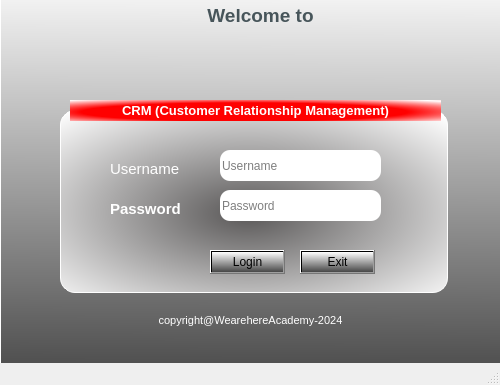
<?xml version="1.0" encoding="UTF-8"?>
<ui version="4.0">
 <class>LoginMainWindow</class>
 <widget class="QMainWindow" name="LoginMainWindow">
  <property name="geometry">
   <rect>
    <x>0</x>
    <y>0</y>
    <width>500</width>
    <height>385</height>
   </rect>
  </property>
  <property name="minimumSize">
   <size>
    <width>500</width>
    <height>385</height>
   </size>
  </property>
  <property name="maximumSize">
   <size>
    <width>500</width>
    <height>385</height>
   </size>
  </property>
  <property name="windowTitle">
   <string>MainWindow</string>
  </property>
  <widget class="QWidget" name="centralwidget">
   <widget class="QFrame" name="frame_login_main">
    <property name="geometry">
     <rect>
      <x>0</x>
      <y>-30</y>
      <width>600</width>
      <height>415</height>
     </rect>
    </property>
    <property name="minimumSize">
     <size>
      <width>600</width>
      <height>415</height>
     </size>
    </property>
    <property name="maximumSize">
     <size>
      <width>600</width>
      <height>415</height>
     </size>
    </property>
    <property name="autoFillBackground">
     <bool>false</bool>
    </property>
    <property name="styleSheet">
     <string notr="true">background-color: qlineargradient(spread:pad, x1:0.489, y1:1, x2:0.494, y2:0, stop:0 rgba(71, 71, 71, 255), stop:1 rgba(255, 255, 255, 255));</string>
    </property>
    <property name="frameShape">
     <enum>QFrame::Panel</enum>
    </property>
    <property name="frameShadow">
     <enum>QFrame::Raised</enum>
    </property>
    <widget class="QLabel" name="werhere_image_label">
     <property name="geometry">
      <rect>
       <x>10</x>
       <y>50</y>
       <width>471</width>
       <height>71</height>
      </rect>
     </property>
     <property name="styleSheet">
      <string notr="true">background-color: rgba(255, 255, 255, 0);</string>
     </property>
     <property name="text">
      <string/>
     </property>
     <property name="pixmap">
      <pixmap>../VsCode_Gitbub/VIT4-Python-Module-Week7/images/werhere_image.png</pixmap>
     </property>
     <property name="scaledContents">
      <bool>true</bool>
     </property>
    </widget>
    <widget class="QTextEdit" name="welkomTextEdit_2">
     <property name="geometry">
      <rect>
       <x>0</x>
       <y>340</y>
       <width>501</width>
       <height>31</height>
      </rect>
     </property>
     <property name="font">
      <font>
       <pointsize>10</pointsize>
       <bold>true</bold>
      </font>
     </property>
     <property name="styleSheet">
      <string notr="true">background-color: rgba(255, 255, 255, 0);</string>
     </property>
     <property name="frameShape">
      <enum>QFrame::NoFrame</enum>
     </property>
     <property name="html">
      <string>&lt;!DOCTYPE HTML PUBLIC &quot;-//W3C//DTD HTML 4.0//EN&quot; &quot;http://www.w3.org/TR/REC-html40/strict.dtd&quot;&gt;
&lt;html&gt;&lt;head&gt;&lt;meta name=&quot;qrichtext&quot; content=&quot;1&quot; /&gt;&lt;meta charset=&quot;utf-8&quot; /&gt;&lt;style type=&quot;text/css&quot;&gt;
p, li { white-space: pre-wrap; }
hr { height: 1px; border-width: 0; }
li.unchecked::marker { content: &quot;\2610&quot;; }
li.checked::marker { content: &quot;\2612&quot;; }
&lt;/style&gt;&lt;/head&gt;&lt;body style=&quot; font-family:'Segoe UI'; font-size:10pt; font-weight:700; font-style:normal;&quot;&gt;
&lt;p align=&quot;center&quot; style=&quot; margin-top:0px; margin-bottom:0px; margin-left:0px; margin-right:0px; -qt-block-indent:0; text-indent:0px;&quot;&gt;&lt;span style=&quot; font-size:8pt; font-weight:400; color:#ffffff;&quot;&gt;copyright@WearehereAcademy-2024&lt;/span&gt;&lt;/p&gt;&lt;/body&gt;&lt;/html&gt;</string>
     </property>
    </widget>
    <widget class="QTextEdit" name="welkomTextEdit">
     <property name="geometry">
      <rect>
       <x>30</x>
       <y>30</y>
       <width>461</width>
       <height>41</height>
      </rect>
     </property>
     <property name="font">
      <font>
       <pointsize>10</pointsize>
      </font>
     </property>
     <property name="styleSheet">
      <string notr="true">background-color: rgba(255, 255, 255, 0);</string>
     </property>
     <property name="frameShape">
      <enum>QFrame::NoFrame</enum>
     </property>
     <property name="html">
      <string>&lt;!DOCTYPE HTML PUBLIC &quot;-//W3C//DTD HTML 4.0//EN&quot; &quot;http://www.w3.org/TR/REC-html40/strict.dtd&quot;&gt;
&lt;html&gt;&lt;head&gt;&lt;meta name=&quot;qrichtext&quot; content=&quot;1&quot; /&gt;&lt;meta charset=&quot;utf-8&quot; /&gt;&lt;style type=&quot;text/css&quot;&gt;
p, li { white-space: pre-wrap; }
hr { height: 1px; border-width: 0; }
li.unchecked::marker { content: &quot;\2610&quot;; }
li.checked::marker { content: &quot;\2612&quot;; }
&lt;/style&gt;&lt;/head&gt;&lt;body style=&quot; font-family:'Segoe UI'; font-size:10pt; font-weight:400; font-style:normal;&quot;&gt;
&lt;p align=&quot;center&quot; style=&quot; margin-top:0px; margin-bottom:0px; margin-left:0px; margin-right:0px; -qt-block-indent:0; text-indent:0px;&quot;&gt;&lt;span style=&quot; font-size:14pt; font-weight:700; color:#47555a;&quot;&gt;Welcome to&lt;/span&gt;&lt;/p&gt;&lt;/body&gt;&lt;/html&gt;</string>
     </property>
    </widget>
    <widget class="QGroupBox" name="admin_login_groupBox">
     <property name="geometry">
      <rect>
       <x>60</x>
       <y>140</y>
       <width>388</width>
       <height>183</height>
      </rect>
     </property>
     <property name="minimumSize">
      <size>
       <width>388</width>
       <height>181</height>
      </size>
     </property>
     <property name="maximumSize">
      <size>
       <width>388</width>
       <height>183</height>
      </size>
     </property>
     <property name="font">
      <font>
       <family>Comic Sans MS</family>
       <pointsize>10</pointsize>
       <bold>true</bold>
      </font>
     </property>
     <property name="styleSheet">
      <string notr="true">
QGroupBox{
	border-radius : 15px;
background-color: qradialgradient(spread:pad, cx:0.488409, cy:0.557, radius:0.73, fx:0.482955, fy:0.568909, stop:0 rgba(89, 87, 87, 255), stop:1 rgba(255, 255, 255, 255));
    border: 1px solid rgb(255, 255, 255);
}</string>
     </property>
     <property name="title">
      <string/>
     </property>
     <property name="alignment">
      <set>Qt::AlignCenter</set>
     </property>
     <widget class="QPushButton" name="admin_login_pushButton">
      <property name="geometry">
       <rect>
        <x>150</x>
        <y>140</y>
        <width>75</width>
        <height>24</height>
       </rect>
      </property>
      <property name="font">
       <font>
        <stylestrategy>PreferAntialias</stylestrategy>
       </font>
      </property>
      <property name="cursor">
       <cursorShape>PointingHandCursor</cursorShape>
      </property>
      <property name="styleSheet">
       <string notr="true">
QPushButton:hover{
   border-radius : 6px;
	color: rgb(255, 255, 255);
	background-color:  ;
	background-color: rgb(218, 30, 60);
    border: 1px solid rgb(255, 255, 255);

}</string>
      </property>
      <property name="text">
       <string>Login</string>
      </property>
     </widget>
     <widget class="QLineEdit" name="admin_password_lineEdit_4">
      <property name="geometry">
       <rect>
        <x>160</x>
        <y>80</y>
        <width>161</width>
        <height>31</height>
       </rect>
      </property>
      <property name="styleSheet">
       <string notr="true">
background-color: rgb(255, 255, 255);
border-radius : 10px ;</string>
      </property>
      <property name="echoMode">
       <enum>QLineEdit::Password</enum>
      </property>
      <property name="placeholderText">
       <string>Password</string>
      </property>
     </widget>
     <widget class="QLabel" name="admin_user_name_label">
      <property name="geometry">
       <rect>
        <x>50</x>
        <y>50</y>
        <width>81</width>
        <height>16</height>
       </rect>
      </property>
      <property name="font">
       <font>
        <family>Arial</family>
        <pointsize>10</pointsize>
        <bold>true</bold>
       </font>
      </property>
      <property name="styleSheet">
       <string notr="true">background-color: rgba(255, 255, 255, 0);</string>
      </property>
      <property name="text">
       <string>&lt;html&gt;&lt;head/&gt;&lt;body&gt;&lt;p&gt;&lt;span style=&quot; font-size:11pt; font-weight:400; color:#ffffff;&quot;&gt;Username&lt;/span&gt;&lt;/p&gt;&lt;/body&gt;&lt;/html&gt;</string>
      </property>
     </widget>
     <widget class="QLabel" name="admin_password_label">
      <property name="geometry">
       <rect>
        <x>50</x>
        <y>90</y>
        <width>71</width>
        <height>16</height>
       </rect>
      </property>
      <property name="font">
       <font>
        <family>Arial</family>
        <pointsize>10</pointsize>
        <bold>true</bold>
        <stylestrategy>PreferAntialias</stylestrategy>
       </font>
      </property>
      <property name="styleSheet">
       <string notr="true">background-color: rgba(255, 255, 255, 0);</string>
      </property>
      <property name="text">
       <string>&lt;html&gt;&lt;head/&gt;&lt;body&gt;&lt;p&gt;&lt;span style=&quot; font-size:11pt; color:#ffffff;&quot;&gt;Password&lt;/span&gt;&lt;/p&gt;&lt;/body&gt;&lt;/html&gt;</string>
      </property>
     </widget>
     <widget class="QLineEdit" name="admin_username_lineEdit_3">
      <property name="geometry">
       <rect>
        <x>160</x>
        <y>40</y>
        <width>161</width>
        <height>31</height>
       </rect>
      </property>
      <property name="styleSheet">
       <string notr="true">background-color: rgb(255, 255, 255);
border-radius : 10px ;</string>
      </property>
      <property name="placeholderText">
       <string>Username</string>
      </property>
     </widget>
     <widget class="QPushButton" name="admin_exit_pushButton">
      <property name="geometry">
       <rect>
        <x>240</x>
        <y>140</y>
        <width>75</width>
        <height>24</height>
       </rect>
      </property>
      <property name="font">
       <font>
        <stylestrategy>PreferAntialias</stylestrategy>
       </font>
      </property>
      <property name="cursor">
       <cursorShape>PointingHandCursor</cursorShape>
      </property>
      <property name="styleSheet">
       <string notr="true">
QPushButton:hover{
   border-radius : 6px;
	color: rgb(255, 255, 255);
	background-color:  ;
	background-color: rgb(218, 30, 60);
    border: 1px solid rgb(255, 255, 255);

}</string>
      </property>
      <property name="text">
       <string>Exit</string>
      </property>
     </widget>
    </widget>
    <widget class="QLabel" name="label">
     <property name="geometry">
      <rect>
       <x>70</x>
       <y>130</y>
       <width>371</width>
       <height>21</height>
      </rect>
     </property>
     <property name="styleSheet">
      <string notr="true">background-color: qradialgradient(spread:reflect, cx:0.477, cy:0.568, radius:0.73, fx:0.46, fy:0.575, stop:0.602273 rgba(255, 0, 0, 255), stop:1 rgba(255, 255, 255, 255));</string>
     </property>
     <property name="frameShadow">
      <enum>QFrame::Sunken</enum>
     </property>
     <property name="text">
      <string>&lt;html&gt;&lt;head/&gt;&lt;body&gt;&lt;p align=&quot;center&quot;&gt;&lt;span style=&quot; font-family:'__Inter_46a1ea','__Inter_Fallback_46a1ea','system-ui','arial'; font-size:10pt; font-weight:600; color:#ffffff;&quot;&gt;CRM (Customer Relationship Management)&lt;/span&gt;&lt;/p&gt;&lt;/body&gt;&lt;/html&gt;</string>
     </property>
    </widget>
   </widget>
  </widget>
  <widget class="QMenuBar" name="menubar">
   <property name="geometry">
    <rect>
     <x>0</x>
     <y>0</y>
     <width>500</width>
     <height>22</height>
    </rect>
   </property>
  </widget>
  <widget class="QStatusBar" name="statusbar"/>
 </widget>
 <resources/>
 <connections/>
</ui>
